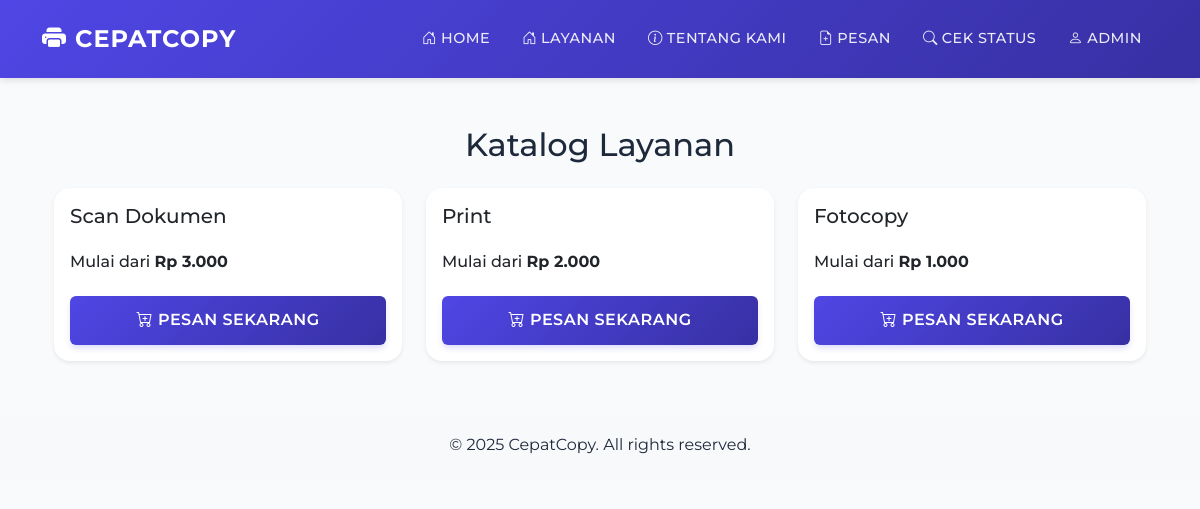
Page /katalog.php on the committed database.
### tables this page shows
CREATE TABLE `services` (
  `id` int(11) NOT NULL,
  `nama_layanan` varchar(50) NOT NULL,
  `deskripsi` text DEFAULT NULL,
  `harga_dasar` decimal(10,2) NOT NULL,
  `created_at` datetime DEFAULT current_timestamp()
);

### katalog.php (the view, shortened to what this page needs)
<?php
require_once 'includes/db.php';
require_once 'includes/header.php';
try {
    $stmt = $pdo->query("SELECT * FROM services ORDER BY created_at DESC");
    $services = $stmt->fetchAll(PDO::FETCH_ASSOC);
} catch (PDOException $e) {
    echo "<div class='alert alert-danger'>Gagal memuat layanan: " . $e->getMessage() . "</div>";
    $services = [];
}
?>
<div class="container my-5">
    <h2 class="mb-4 text-center">Katalog Layanan</h2>
    <div class="row g-4">
        <?php if (count($services) > 0): ?>
            <?php foreach ($services as $service): ?>
                <div class="col-md-6 col-lg-4">
                    <div class="card h-100 shadow-sm">
                        <div class="card-body d-flex flex-column">
                            <h5 class="card-title"><?php echo htmlspecialchars($service['nama_layanan']); ?></h5>
                            <h6 class="mt-auto">Mulai dari <strong>Rp <?php echo number_format($service['harga_dasar'], 0, ',', '.'); ?></strong></h6>
                            <a href="order.php?id=<?php echo $service['id']; ?>" class="btn btn-primary mt-3">
                                <i class="bi bi-cart-plus"></i> Pesan Sekarang
                            </a>
                        </div>
                    </div>
                </div>
            <?php endforeach; ?>
        <?php else: ?>
            <div class="col-12">
                <div class="alert alert-warning text-center">Belum ada layanan tersedia.</div>
            </div>
        <?php endif; ?>
    </div>
</div>
<?php require_once 'includes/footer.php'; ?>

### includes/header.php (style rules this page uses)
:root { --primary-color: #4f46e5; --secondary-color: #3730a3; --accent-color: #6366f1; --text-color: #1e293b; --light-bg: #f8fafc; --gradient-primary: linear-gradient(135deg, #4f46e5 0%, #3730a3 100%); --gradient-secondary: linear-gradient(135deg, #6366f1 0%, #4f46e5 100%); --gradient-light: linear-gradient(135deg, #f0f9ff 0%, #e0f2fe 100%); }
body { font-family: 'Montserrat', sans-serif; color: var(--text-color); background-color: var(--light-bg); }
.btn-primary { background: var(--gradient-primary); border: none; padding: 0.8rem 2rem; font-weight: 600; text-transform: uppercase; letter-spacing: 0.5px; transition: all 0.3s ease; box-shadow: 0 4px 6px -1px rgba(79, 70, 229, 0.2); }
.card { border: none; box-shadow: 0 10px 15px -3px rgba(0, 0, 0, 0.1); border-radius: 1rem; transition: all 0.3s ease; background: white; overflow: hidden; }

### rows in the picture
services: nama_layanan "Scan Dokumen", harga_dasar "3.000"
services: nama_layanan "Print", harga_dasar "2.000"
services: nama_layanan "Fotocopy", harga_dasar "1.000"
